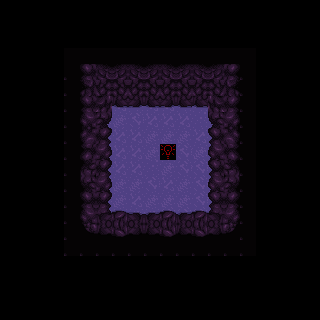

This game map was drawn from its Tiled (.tmx) file and the tilesets committed beside it. A one-line description and the trimmed map source follow:
An orthogonal 20x20 tile map with 16x16 px tiles, 7 tile layers (Back, Building, Building1, Paths, ...), 4 tilesets.

<map version="1.8" tiledversion="1.8.4" orientation="orthogonal" renderorder="left-down" width="20" height="20" tilewidth="16" tileheight="16" infinite="0" nextlayerid="16" nextobjectid="1">
 <tileset firstgid="1" name="bugLandTiles" tilewidth="16" tileheight="16" tilecount="112" columns="8">
  <image source="Tilesheets/bugLandTiles.png" width="128" height="224" />
 </tileset>
 <tileset firstgid="113" name="townInterior" tilewidth="16" tileheight="16" tilecount="2176" columns="32">
  <image source="Tilesheets/townInterior.png" width="512" height="1088" />
 </tileset>
 <tileset firstgid="2289" name="mine_lava_dangerous" tilewidth="16" tileheight="16" tilecount="320" columns="16">
  <image source="Tilesheets/mine_lava_dangerous.png" width="256" height="320" />
 </tileset>
 <tileset firstgid="2609" name="paths" tilewidth="16" tileheight="16" tilecount="32" columns="4">
  <image source="Tilesheets/paths.png" width="64" height="128" />
 </tileset>
 <layer id="1" name="Back" width="20" height="20">
  <data>[400 cells, 155 non-empty, 8 distinct tile ids]</data>
 </layer>
 <objectgroup id="2" name="Back" />
 <layer id="3" name="Building" width="20" height="20">
  <data>[400 cells, 38 non-empty, 9 distinct tile ids]</data>
 </layer>
 <objectgroup id="4" name="Building" />
 <layer id="12" name="Building1" width="20" height="20">
  <data>[400 cells, 54 non-empty, 10 distinct tile ids]</data>
 </layer>
 <objectgroup id="13" name="Building1" />
 <layer id="5" name="Paths" width="20" height="20">
  <data>[400 cells, 0 non-empty, 0 distinct tile ids]</data>
 </layer>
 <objectgroup id="6" name="Paths" />
 <layer id="7" name="Front" width="20" height="20">
  <data>[400 cells, 0 non-empty, 0 distinct tile ids]</data>
 </layer>
 <objectgroup id="8" name="Front" />
 <layer id="14" name="Front1" width="20" height="20">
  <data>[400 cells, 0 non-empty, 0 distinct tile ids]</data>
 </layer>
 <objectgroup id="15" name="Front1" />
 <layer id="9" name="AlwaysFront" width="20" height="20">
  <data>[400 cells, 0 non-empty, 0 distinct tile ids]</data>
 </layer>
 <objectgroup id="10" name="AlwaysFront" />
</map>
